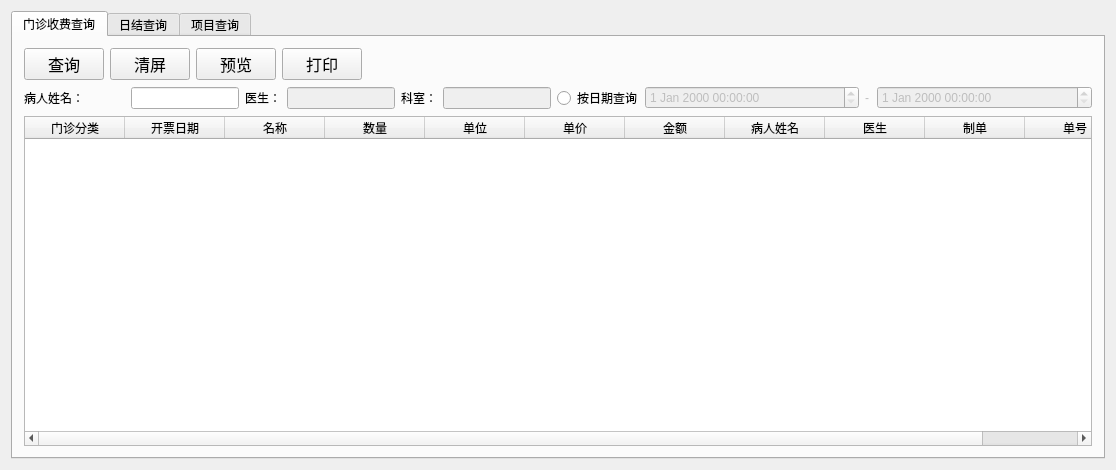
<?xml version="1.0" encoding="UTF-8"?>
<ui version="4.0">
 <class>ClinicStatistics</class>
 <widget class="QWidget" name="ClinicStatistics">
  <property name="geometry">
   <rect>
    <x>0</x>
    <y>0</y>
    <width>1116</width>
    <height>470</height>
   </rect>
  </property>
  <property name="windowTitle">
   <string>ClinicStatistics</string>
  </property>
  <layout class="QVBoxLayout" name="verticalLayout_2">
   <item>
    <widget class="QTabWidget" name="tabWidget">
     <property name="currentIndex">
      <number>0</number>
     </property>
     <widget class="QWidget" name="tab">
      <attribute name="title">
       <string>门诊收费查询</string>
      </attribute>
      <layout class="QVBoxLayout" name="verticalLayout">
       <item>
        <layout class="QHBoxLayout" name="horizontalLayout_14">
         <item>
          <widget class="QPushButton" name="queryButton">
           <property name="font">
            <font>
             <family>Agency FB</family>
             <pointsize>12</pointsize>
            </font>
           </property>
           <property name="text">
            <string>查询</string>
           </property>
          </widget>
         </item>
         <item>
          <widget class="QPushButton" name="clearButton">
           <property name="font">
            <font>
             <family>Agency FB</family>
             <pointsize>12</pointsize>
            </font>
           </property>
           <property name="text">
            <string>清屏</string>
           </property>
          </widget>
         </item>
         <item>
          <widget class="QPushButton" name="previewButton">
           <property name="font">
            <font>
             <family>Agency FB</family>
             <pointsize>12</pointsize>
            </font>
           </property>
           <property name="text">
            <string>预览</string>
           </property>
          </widget>
         </item>
         <item>
          <widget class="QPushButton" name="printButton">
           <property name="font">
            <font>
             <family>Agency FB</family>
             <pointsize>12</pointsize>
            </font>
           </property>
           <property name="text">
            <string>打印</string>
           </property>
          </widget>
         </item>
         <item>
          <spacer name="horizontalSpacer">
           <property name="orientation">
            <enum>Qt::Horizontal</enum>
           </property>
           <property name="sizeHint" stdset="0">
            <size>
             <width>40</width>
             <height>20</height>
            </size>
           </property>
          </spacer>
         </item>
        </layout>
       </item>
       <item>
        <layout class="QHBoxLayout" name="horizontalLayout">
         <item>
          <layout class="QHBoxLayout" name="horizontalLayout_12">
           <item>
            <widget class="QLabel" name="label_11">
             <property name="text">
              <string>病人姓名：</string>
             </property>
            </widget>
           </item>
           <item>
            <widget class="QLineEdit" name="patientEdit">
             <property name="sizePolicy">
              <sizepolicy hsizetype="Fixed" vsizetype="Fixed">
               <horstretch>0</horstretch>
               <verstretch>0</verstretch>
              </sizepolicy>
             </property>
            </widget>
           </item>
          </layout>
         </item>
         <item>
          <layout class="QHBoxLayout" name="horizontalLayout_10">
           <item>
            <widget class="QLabel" name="label_9">
             <property name="sizePolicy">
              <sizepolicy hsizetype="Fixed" vsizetype="Preferred">
               <horstretch>0</horstretch>
               <verstretch>0</verstretch>
              </sizepolicy>
             </property>
             <property name="text">
              <string>医生：</string>
             </property>
            </widget>
           </item>
           <item>
            <widget class="QLineEdit" name="lineEdit">
             <property name="enabled">
              <bool>false</bool>
             </property>
             <property name="sizePolicy">
              <sizepolicy hsizetype="Fixed" vsizetype="Fixed">
               <horstretch>0</horstretch>
               <verstretch>0</verstretch>
              </sizepolicy>
             </property>
            </widget>
           </item>
          </layout>
         </item>
         <item>
          <layout class="QHBoxLayout" name="horizontalLayout_11">
           <item>
            <widget class="QLabel" name="label_10">
             <property name="sizePolicy">
              <sizepolicy hsizetype="Fixed" vsizetype="Preferred">
               <horstretch>0</horstretch>
               <verstretch>0</verstretch>
              </sizepolicy>
             </property>
             <property name="text">
              <string>科室：</string>
             </property>
            </widget>
           </item>
           <item>
            <widget class="QLineEdit" name="lineEdit_2">
             <property name="enabled">
              <bool>false</bool>
             </property>
             <property name="sizePolicy">
              <sizepolicy hsizetype="Fixed" vsizetype="Fixed">
               <horstretch>0</horstretch>
               <verstretch>0</verstretch>
              </sizepolicy>
             </property>
            </widget>
           </item>
          </layout>
         </item>
         <item>
          <widget class="QRadioButton" name="radioButton">
           <property name="sizePolicy">
            <sizepolicy hsizetype="Expanding" vsizetype="Fixed">
             <horstretch>0</horstretch>
             <verstretch>0</verstretch>
            </sizepolicy>
           </property>
           <property name="maximumSize">
            <size>
             <width>82</width>
             <height>16777215</height>
            </size>
           </property>
           <property name="text">
            <string>按日期查询</string>
           </property>
          </widget>
         </item>
         <item>
          <widget class="QDateTimeEdit" name="dateTimeEdit_3">
           <property name="enabled">
            <bool>false</bool>
           </property>
          </widget>
         </item>
         <item>
          <widget class="QLabel" name="label_2">
           <property name="enabled">
            <bool>false</bool>
           </property>
           <property name="maximumSize">
            <size>
             <width>6</width>
             <height>16777215</height>
            </size>
           </property>
           <property name="text">
            <string>-</string>
           </property>
          </widget>
         </item>
         <item>
          <widget class="QDateTimeEdit" name="dateTimeEdit_4">
           <property name="enabled">
            <bool>false</bool>
           </property>
          </widget>
         </item>
         <item>
          <layout class="QHBoxLayout" name="horizontalLayout_4"/>
         </item>
        </layout>
       </item>
       <item>
        <widget class="QTableWidget" name="tableWidget">
         <column>
          <property name="text">
           <string>门诊分类</string>
          </property>
         </column>
         <column>
          <property name="text">
           <string>开票日期</string>
          </property>
         </column>
         <column>
          <property name="text">
           <string>名称</string>
          </property>
         </column>
         <column>
          <property name="text">
           <string>数量</string>
          </property>
         </column>
         <column>
          <property name="text">
           <string>单位</string>
          </property>
         </column>
         <column>
          <property name="text">
           <string>单价</string>
          </property>
         </column>
         <column>
          <property name="text">
           <string>金额</string>
          </property>
         </column>
         <column>
          <property name="text">
           <string>病人姓名</string>
          </property>
         </column>
         <column>
          <property name="text">
           <string>医生</string>
          </property>
         </column>
         <column>
          <property name="text">
           <string>制单</string>
          </property>
         </column>
         <column>
          <property name="text">
           <string>单号</string>
          </property>
         </column>
        </widget>
       </item>
      </layout>
     </widget>
     <widget class="QWidget" name="tab_2">
      <attribute name="title">
       <string>日结查询</string>
      </attribute>
      <layout class="QVBoxLayout" name="verticalLayout_3">
       <item>
        <layout class="QHBoxLayout" name="horizontalLayout_2">
         <item>
          <widget class="QPushButton" name="queryButton_2">
           <property name="font">
            <font>
             <family>Agency FB</family>
             <pointsize>12</pointsize>
            </font>
           </property>
           <property name="text">
            <string>查询</string>
           </property>
          </widget>
         </item>
         <item>
          <widget class="QPushButton" name="clearButton_2">
           <property name="font">
            <font>
             <family>Agency FB</family>
             <pointsize>12</pointsize>
            </font>
           </property>
           <property name="text">
            <string>清屏</string>
           </property>
          </widget>
         </item>
         <item>
          <widget class="QPushButton" name="previewButton_2">
           <property name="font">
            <font>
             <family>Agency FB</family>
             <pointsize>12</pointsize>
            </font>
           </property>
           <property name="text">
            <string>预览</string>
           </property>
          </widget>
         </item>
         <item>
          <widget class="QPushButton" name="printButton_2">
           <property name="font">
            <font>
             <family>Agency FB</family>
             <pointsize>12</pointsize>
            </font>
           </property>
           <property name="text">
            <string>打印</string>
           </property>
          </widget>
         </item>
         <item>
          <spacer name="horizontalSpacer_3">
           <property name="orientation">
            <enum>Qt::Horizontal</enum>
           </property>
           <property name="sizeHint" stdset="0">
            <size>
             <width>40</width>
             <height>20</height>
            </size>
           </property>
          </spacer>
         </item>
        </layout>
       </item>
       <item>
        <layout class="QHBoxLayout" name="horizontalLayout_3">
         <item>
          <widget class="QRadioButton" name="radioButton_2">
           <property name="text">
            <string>按日期查询</string>
           </property>
          </widget>
         </item>
         <item>
          <widget class="QDateTimeEdit" name="dateTimeEdit">
           <property name="sizePolicy">
            <sizepolicy hsizetype="Expanding" vsizetype="Fixed">
             <horstretch>0</horstretch>
             <verstretch>0</verstretch>
            </sizepolicy>
           </property>
          </widget>
         </item>
         <item>
          <widget class="QLabel" name="label_4">
           <property name="text">
            <string>-</string>
           </property>
          </widget>
         </item>
         <item>
          <widget class="QDateTimeEdit" name="dateTimeEdit_2">
           <property name="sizePolicy">
            <sizepolicy hsizetype="Expanding" vsizetype="Fixed">
             <horstretch>0</horstretch>
             <verstretch>0</verstretch>
            </sizepolicy>
           </property>
          </widget>
         </item>
         <item>
          <spacer name="horizontalSpacer_2">
           <property name="orientation">
            <enum>Qt::Horizontal</enum>
           </property>
           <property name="sizeHint" stdset="0">
            <size>
             <width>40</width>
             <height>20</height>
            </size>
           </property>
          </spacer>
         </item>
        </layout>
       </item>
       <item>
        <widget class="QTableWidget" name="tableWidget_2">
         <column>
          <property name="text">
           <string>单号</string>
          </property>
         </column>
         <column>
          <property name="text">
           <string>制单日期</string>
          </property>
         </column>
         <column>
          <property name="text">
           <string>制单员</string>
          </property>
         </column>
         <column>
          <property name="text">
           <string>应收金额</string>
          </property>
         </column>
         <column>
          <property name="text">
           <string>实收金额</string>
          </property>
         </column>
        </widget>
       </item>
      </layout>
     </widget>
     <widget class="QWidget" name="widget">
      <attribute name="title">
       <string>项目查询</string>
      </attribute>
      <layout class="QVBoxLayout" name="verticalLayout_6">
       <item>
        <layout class="QHBoxLayout" name="horizontalLayout_29">
         <item>
          <widget class="QPushButton" name="queryButton_3">
           <property name="font">
            <font>
             <family>Agency FB</family>
             <pointsize>12</pointsize>
            </font>
           </property>
           <property name="text">
            <string>查询</string>
           </property>
          </widget>
         </item>
         <item>
          <widget class="QPushButton" name="clearButton_3">
           <property name="font">
            <font>
             <family>Agency FB</family>
             <pointsize>12</pointsize>
            </font>
           </property>
           <property name="text">
            <string>清屏</string>
           </property>
          </widget>
         </item>
         <item>
          <widget class="QPushButton" name="previewButton_3">
           <property name="font">
            <font>
             <family>Agency FB</family>
             <pointsize>12</pointsize>
            </font>
           </property>
           <property name="text">
            <string>预览</string>
           </property>
          </widget>
         </item>
         <item>
          <widget class="QPushButton" name="printButton_3">
           <property name="font">
            <font>
             <family>Agency FB</family>
             <pointsize>12</pointsize>
            </font>
           </property>
           <property name="text">
            <string>打印</string>
           </property>
          </widget>
         </item>
         <item>
          <spacer name="horizontalSpacer_12">
           <property name="orientation">
            <enum>Qt::Horizontal</enum>
           </property>
           <property name="sizeHint" stdset="0">
            <size>
             <width>40</width>
             <height>20</height>
            </size>
           </property>
          </spacer>
         </item>
        </layout>
       </item>
       <item>
        <layout class="QHBoxLayout" name="horizontalLayout_30">
         <item>
          <widget class="QRadioButton" name="radioButton_4">
           <property name="text">
            <string>按日期查询</string>
           </property>
          </widget>
         </item>
         <item>
          <widget class="QDateTimeEdit" name="dateTimeEdit_5">
           <property name="enabled">
            <bool>false</bool>
           </property>
           <property name="sizePolicy">
            <sizepolicy hsizetype="Expanding" vsizetype="Fixed">
             <horstretch>0</horstretch>
             <verstretch>0</verstretch>
            </sizepolicy>
           </property>
          </widget>
         </item>
         <item>
          <widget class="QLabel" name="label_24">
           <property name="text">
            <string>-</string>
           </property>
          </widget>
         </item>
         <item>
          <widget class="QDateTimeEdit" name="dateTimeEdit_6">
           <property name="enabled">
            <bool>false</bool>
           </property>
           <property name="sizePolicy">
            <sizepolicy hsizetype="Expanding" vsizetype="Fixed">
             <horstretch>0</horstretch>
             <verstretch>0</verstretch>
            </sizepolicy>
           </property>
          </widget>
         </item>
         <item>
          <layout class="QHBoxLayout" name="horizontalLayout_31">
           <item>
            <widget class="QLabel" name="label_25">
             <property name="text">
              <string>汇总方式：</string>
             </property>
            </widget>
           </item>
           <item>
            <widget class="QComboBox" name="comboBox_9">
             <property name="sizePolicy">
              <sizepolicy hsizetype="Expanding" vsizetype="Fixed">
               <horstretch>0</horstretch>
               <verstretch>0</verstretch>
              </sizepolicy>
             </property>
             <item>
              <property name="text">
               <string>门诊收据</string>
              </property>
             </item>
             <item>
              <property name="text">
               <string>科室+门诊收据</string>
              </property>
             </item>
             <item>
              <property name="text">
               <string>医生+门诊收据</string>
              </property>
             </item>
             <item>
              <property name="text">
               <string>制单人+门诊分类</string>
              </property>
             </item>
            </widget>
           </item>
          </layout>
         </item>
        </layout>
       </item>
       <item>
        <widget class="QTableWidget" name="tableWidget_5">
         <column>
          <property name="text">
           <string/>
          </property>
         </column>
         <column>
          <property name="text">
           <string/>
          </property>
         </column>
         <column>
          <property name="text">
           <string/>
          </property>
         </column>
         <column>
          <property name="text">
           <string/>
          </property>
         </column>
         <column>
          <property name="text">
           <string/>
          </property>
         </column>
         <column>
          <property name="text">
           <string/>
          </property>
         </column>
         <column>
          <property name="text">
           <string/>
          </property>
         </column>
         <column>
          <property name="text">
           <string/>
          </property>
         </column>
         <column>
          <property name="text">
           <string/>
          </property>
         </column>
         <column>
          <property name="text">
           <string/>
          </property>
         </column>
         <column>
          <property name="text">
           <string/>
          </property>
         </column>
         <column>
          <property name="text">
           <string/>
          </property>
         </column>
         <column>
          <property name="text">
           <string/>
          </property>
         </column>
        </widget>
       </item>
      </layout>
     </widget>
    </widget>
   </item>
  </layout>
 </widget>
 <layoutdefault spacing="6" margin="11"/>
 <resources/>
 <connections/>
</ui>
